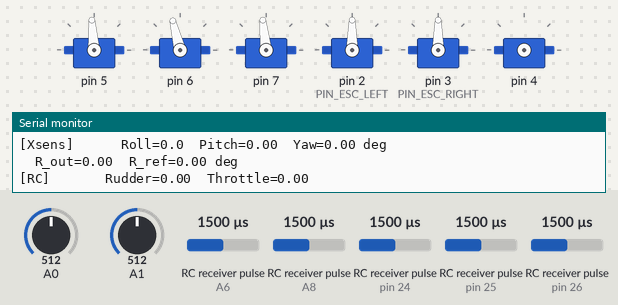
This program was run on a simulated Teensy 4. On the bench: 6 × servo, the last lines printed to the serial monitor. Wiring (inferred from the names in the program): 5 × RC receiver channel: data A6 / data A8 / data pin 24 / data pin 25 / data pin 26. Inputs (shaded band) come from the test bench; at power-on: RC receiver pulse (sensors on pin 24, A8, A6, pin 25, pin 26) 1500 µs, A0 = 512, A1 = 512 (analog values on the 0–1023 scale).

Above: at 0.8 s.
0.9 s: RC receiver pulse (sensor on pin 24) set to 1736 µs
3.5 s: RC receiver pulse (sensor on pin 24) set to 1765 µs
At 4.2 s:
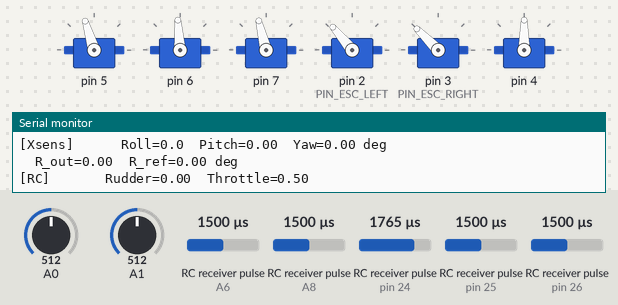
5.1 s: RC receiver pulse (sensor on A8) set to 1020 µs
At 6.5 s:
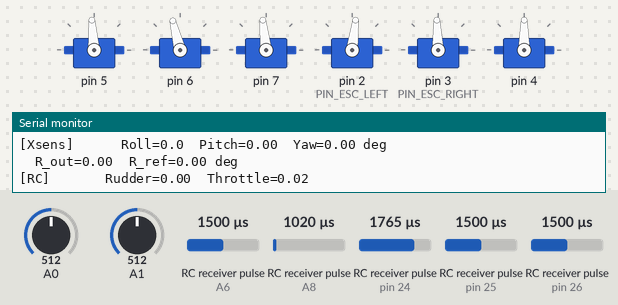
6.8 s: RC receiver pulse (sensor on A6) set to 1020 µs
At 7.5 s:
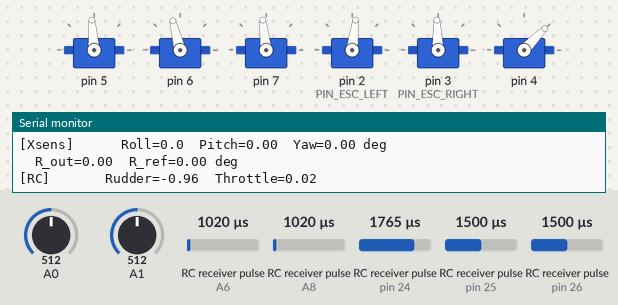
8.3 s: RC receiver pulse (sensor on A6) set to 1250 µs
At 8.6 s:
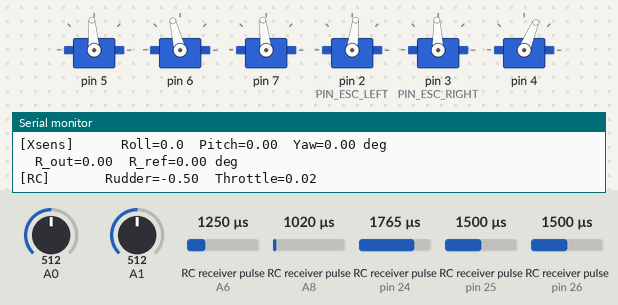
9.8 s: RC receiver pulse (sensor on A8) set to 1250 µs
At 11.1 s:
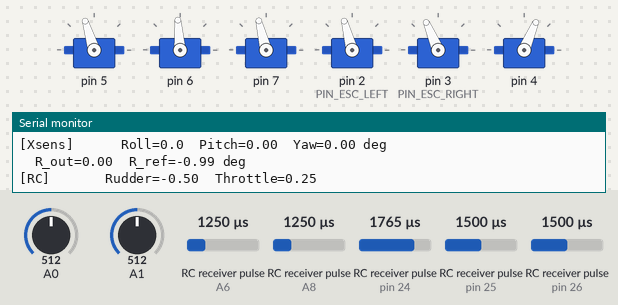
Timing chart, 0 to 12.3 s (numbered marks = the images above; inputs shaded):
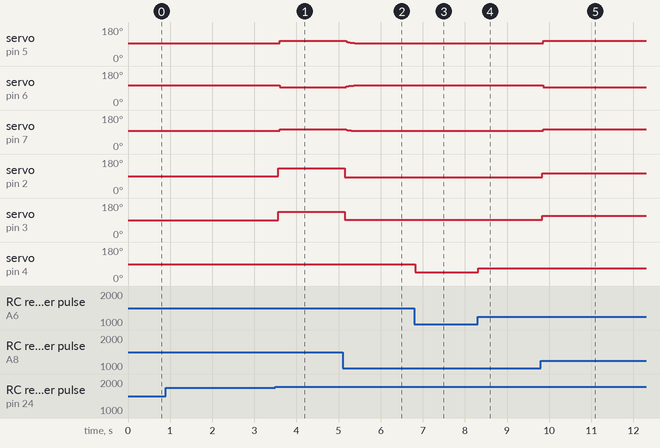

The program:

main.cpp
```cpp
// =====================================================
// Plateforme : Teensy 4.1
// FreeRTOS   : tsandmann/freertos-teensy
// Capteur    : IFM UGT207 (4-20mA) + résistance 150Ω
// IMU/GPS    : Xsens MTi-670 sur Serial5 (pins 21/20)
// Servo      : PWMServo
// RPi        : Serial actuel → Serial2 futur (pins 7/8)
//
// AJOUT : tâches Task_Propulsion (FlySky + 2 ESC + rudder) et
//         Task_StateMachine (machine d'état), portées du miniature.
//
// >>> FUSION : si ton main.cpp réel utilise les gardes #if RUN_XSENS /
//     RUN_SONAR / RUN_FOILS, garde-le tel quel et ajoute simplement
//     les 2 #include et les 2 xTaskCreate ci-dessous parmi les autres.
// =====================================================

#include <arduino_freertos.h>
#include <semphr.h>
#include "task_sonar.h"
#include "task_foils_control.h"
#include "task_rpi.h"
#include "task_xsens.h"
#include "task_state_machine.h"
#include "task_propulsion.h"

SemaphoreHandle_t dataMutex;

void setup()
{
  Serial.begin(9600);

  analogReadResolution(10);

  dataMutex = xSemaphoreCreateMutex();

  xTaskCreate(Task_StateMachine,   "StateM", STACK_SM,    NULL, PRIO_SM,    NULL);
  xTaskCreate(Task_Xsens,          "Xsens",  STACK_XSENS, NULL, PRIO_XSENS, NULL);
  xTaskCreate(Task_foils_Control,  "Foils",  STACK_FOILS, NULL, PRIO_FOILS, NULL);
  xTaskCreate(Task_LectureSonar,   "Sonar",  STACK_SONAR, NULL, PRIO_SONAR, NULL);
  xTaskCreate(Task_RPi,            "RPi",    STACK_RPI,   NULL, PRIO_RPI,   NULL);
  xTaskCreate(Task_Propulsion,     "Prop",   STACK_PROP,  NULL, PRIO_PROP,  NULL);

  vTaskStartScheduler();
}

void loop() {}
```

ESC.h
```cpp
#pragma once

// ============================================================
//  ESC.h  –  Pilote double ESC (PWM)
//  Memphre Boat Racing – Teensy 4.1
//
//  Porté depuis Miniature/include/ESC.h.
//  Modif vs original : include "config.h" (minuscule, guillemets).
//
//  Câblage (depuis config.h) :
//    PIN_ESC_LEFT  → ESC gauche  (pin 2)
//    PIN_ESC_RIGHT → ESC droit   (pin 3)
//
//  PWM : 50 Hz, 1000–2000 µs
//    1000 µs = pleine marche arrière
//    1500 µs = stop
//    2000 µs = pleine marche avant
//
//  Armement : envoyer ESC_PULSE_MIN_US pendant ESC_ARM_DELAY_MS.
//  Le sens des moteurs est géré par le câblage des ESC.
//
//  ⚠ toDeg() map [-1,+1] → 0..180° et PWMServo convertit ensuite
//    le degré en µs (≈544..2400 µs). Voir note dans mon message si
//    ton ESC exige exactement 1000/1500/2000 µs.
// ============================================================

#include <Arduino.h>
#include <PWMServo.h>
#include "config.h"

class ESC {
public:
    ESC() = default;

    // Attache les pins PWM et arme les deux ESC.
    // Bloque (via vTaskDelay) pendant ESC_ARM_DELAY_MS.
    void begin();

    // Envoie la même commande aux deux moteurs.
    //   throttle [-1.0,+1.0] : +1 = pleine avant, -1 = pleine arrière, 0 = stop
    void set(float throttle);

    // Stop immédiat — pulse neutre aux deux ESC.
    void stop();

    // Désarme — position sécuritaire.
    void disarm();

    float getThrottle() const { return _throttle; }
    bool  isArmed()     const { return _armed;    }

    void printDebug() const;

private:
    PWMServo _escLeft;
    PWMServo _escRight;

    float _throttle = 0.0f;
    bool  _armed    = false;

    uint16_t toPulse(float throttle) const;
};
```

Receiver.h
```cpp
#pragma once

// ============================================================
//  Receiver.h  –  Récepteur FlySky PWM (5 canaux)
//  Memphre Boat Racing – Teensy 4.1
//
//  Porté depuis Miniature/include/Receiver.h.
//  Seule modif vs original : include "config.h" (minuscule, guillemets)
//  pour coller au projet "Integration taille miniature".
//
//  Canaux utilisés :
//    CH1 → PIN_RC_CH1  Rudder (direction)   → channel[0]  [-1,+1]
//    CH3 → PIN_RC_CH3  Throttle             → channel[1]  [ 0,+1]
//    CH5 → PIN_RC_CH5  Switch A (armement)  → channel[2]  bool
//    CH6 → PIN_RC_CH6  Knob VrA (hauteur)   → channel[3]  [-1,+1]
//    CH7 → PIN_RC_CH7  Switch C (marche AR) → channel[4]  bool
//
//  PWM : 1000–2000 µs à ~50 Hz. Interruption CHANGE par canal.
//  update() valide, applique la deadband, normalise en [-1,+1].
//
//  ⚠ Si le récepteur sort du 5 V, mettre un diviseur 1k/2k sur chaque pin.
// ============================================================

#include <Arduino.h>
#include "config.h"

static constexpr uint8_t RC_NUM_CHANNELS = 5;

struct RCData {
    float    channel[RC_NUM_CHANNELS];  // normalisé [-1.0, +1.0]
    uint16_t pulseUs[RC_NUM_CHANNELS];  // largeur brute [µs]
    bool     valid;                     // false si signal perdu / timeout
    uint32_t timestamp;                 // micros() de la dernière update()
};

class RCReceiver {
public:
    RCReceiver() = default;

    void begin();
    void update();  // appeler à ~50 Hz ou plus vite

    bool     isValid()      const { return _data.valid;     }
    uint32_t getTimestamp() const { return _data.timestamp; }
    const RCData& getData() const { return _data;           }

    // Accesseurs nommés
    float    rudder()     const { return _data.channel[0]; }        // CH1 [-1,+1]
    float    throttle()   const { return _data.channel[1]; }        // CH3 [ 0,+1]
    bool     switchA()    const { return _data.channel[2] > 0.5f; } // CH5
    float    knobHeight() const { return _data.channel[3]; }        // CH6 [-1,+1]
    bool     switchC()    const { return _data.channel[4] > 0.5f; } // CH7

    uint16_t getPulseUs(uint8_t ch) const;

    // Callback ISR — ne pas appeler manuellement
    void onEdge(uint8_t ch);

    void printDebug() const;

private:
    volatile uint32_t _riseTime[RC_NUM_CHANNELS] = {};
    volatile uint16_t _pulseUs[RC_NUM_CHANNELS]  = {};
    volatile bool     _newData[RC_NUM_CHANNELS]  = {};

    RCData _data = {};

    // Pins physiques de chacun des 5 canaux
    static constexpr uint8_t PINS[RC_NUM_CHANNELS] = {
        PIN_RC_CH1,   // Rudder
        PIN_RC_CH3,   // Throttle
        PIN_RC_CH5,   // Switch A
        PIN_RC_CH6,   // Knob VrA
        PIN_RC_CH7    // Switch C
    };

    float normalise(uint16_t pulseUs, bool clampPositive) const;
};
```

StateMachine.h
```cpp
#pragma once

// ============================================================
//  StateMachine.h  –  Machine d'état haut-niveau + sous-états RUN
//  Memphre Boat Racing – Teensy 4.1
//
//  Porté depuis Miniature/include/StateMachine.h.
//  Modif vs original : include "config.h" (minuscule, guillemets).
//
//  États haut-niveau :
//    IDLE  → attente, moteurs arrêtés, foils neutres
//    RUN   → actif, entre dans les sous-états
//    STOP  → arrêt d'urgence (perte RC ou SwA OFF)
//
//  Sous-états RUN :
//    NEUTRE   → throttle = 0
//    AVANCE   → throttle > 0
//    RECULE   → SwC ON
//    CONTROLE → throttle >= SM_SPEED_THRESHOLD_HIGH (PID foils actif)
//
//  Transitions :
//    IDLE  → RUN    : SwA ON
//    RUN   → STOP   : SwA OFF ou timeout RC
//    STOP  → IDLE   : automatique après arrêt
//    NEUTRE  → AVANCE   : throttle > 0
//    NEUTRE  → RECULE   : SwC ON
//    AVANCE  → NEUTRE   : throttle == 0
//    AVANCE  → CONTROLE : throttle >= SM_SPEED_THRESHOLD_HIGH
//    RECULE  → NEUTRE   : SwC OFF
//    CONTROLE→ AVANCE   : throttle < SM_SPEED_THRESHOLD_LOW
// ============================================================

#include <Arduino.h>
#include "config.h"

// ----------------------------------------------------------------
// Enums d'état
// ----------------------------------------------------------------
enum class TopState : uint8_t {
    IDLE  = 0,
    RUN   = 1,
    STOP  = 2
};

enum class RunState : uint8_t {
    NEUTRE   = 0,
    AVANCE   = 1,
    RECULE   = 2,
    CONTROLE = 3
};

// ----------------------------------------------------------------
// Snapshot d'entrée — rempli avant l'appel à update()
// ----------------------------------------------------------------
struct SMInputs {
    float throttle;   // [0.0, +1.0]
    float rudder;     // [-1.0, +1.0]
    bool  switchA;    // ON/OFF (armement)
    bool  switchB;    // inutilisé
    bool  switchC;    // marche arrière
    bool  rcValid;    // false = signal perdu → STOP
};

// ================================================================
//  Classe StateMachine
// ================================================================
class StateMachine {
public:
    StateMachine() = default;

    void begin();
    void update(const SMInputs& in);

    TopState getTopState() const { return _top; }
    RunState getRunState() const { return _run; }
    bool     isRunning()   const { return _top == TopState::RUN;  }
    bool     isStopped()   const { return _top == TopState::STOP; }
    bool     isControl()   const { return _run == RunState::CONTROLE; }
    bool     isReverse()   const { return _run == RunState::RECULE;   }

    void printDebug() const;

private:
    TopState _top = TopState::IDLE;
    RunState _run = RunState::NEUTRE;

    void updateTop(const SMInputs& in);
    void updateRun(const SMInputs& in);
    void onEnterStop();
    void onEnterIdle();
};
```

task_foils_control.h
```cpp
#pragma once

#include <arduino_freertos.h>
#include <semphr.h>
#include <PWMServo.h>
#include "config.h"

// ─── Paramètres servo (const : linkage interne, safe dans un header) ───
const int SERVO_NEUTRAL[NB_CANAUX]  = {SERVO_AVANT_NEUTRAL, SERVO_ARRIERE_GAUCHE_NEUTRAL, SERVO_ARRIERE_DROIT_NEUTRAL};
const int SERVO_MIN[NB_CANAUX]      = {SERVO_AVANT_MIN, SERVO_ARRIERE_GAUCHE_MIN, SERVO_ARRIERE_DROIT_MIN};
const int SERVO_MAX[NB_CANAUX]      = {SERVO_AVANT_MAX, SERVO_ARRIERE_GAUCHE_MAX, SERVO_ARRIERE_DROIT_MAX};

const float distance_ref[NB_CANAUX] = {H_DISTANCE_REF_AVANT, H_DISTANCE_REF_ARRIERE_GAUCHE, H_DISTANCE_REF_ARRIERE_DROIT};

// ─── Variables partagées (écrites par Task_foils_Control, lues par Task_RPi) ─
extern float H_outputs[NB_CANAUX];
extern float P_output;
extern float R_output;
extern float HPR_cmd_servos[NB_CANAUX];
extern float HPR_control_time_us;
extern float R_ref_output;

// ─── Tâche FreeRTOS ───────────────────────────────────────────────────
void Task_foils_Control(void *ptr);
```

task_propulsion.h
```cpp
#pragma once

// =====================================================
//  task_propulsion.h
//  Tâche FreeRTOS : PROPULSION du miniature.
//
//  Cette tâche possède EN EXCLUSIVITÉ :
//    - le récepteur FlySky   (RCReceiver)
//    - les 2 ESC             (ESC)
//    - le servo de direction (rudder, PWMServo inline)
//
//  Rôle chaque tick (50 Hz) :
//    1. lit la manette FlySky (rc.update)
//    2. publie le snapshot manette (Prop_*) pour Task_StateMachine
//    3. lit la décision d'état (SM_top_state / SM_run_state)
//    4. applique : ESC + rudder selon l'état
//       + FAILSAFE matériel : perte manette => arrêt immédiat
//
//  Les foils NE sont PAS pilotés ici (ils appartiennent à
//  Task_foils_Control) → règle « un seul écrivain par servo ».
// =====================================================

#include <arduino_freertos.h>
#include <semphr.h>
#include "config.h"
#include "task_state_machine.h"   // enums + SM_top_state / SM_run_state

// ─── Snapshot manette publié par Task_Propulsion ───
extern float Prop_rc_throttle;     // [0.0, +1.0]
extern float Prop_rc_rudder;       // [-1.0, +1.0]
extern bool  Prop_rc_switchA;      // armement RUN
extern bool  Prop_rc_switchC;      // marche arrière
extern bool  Prop_rc_valid;        // false = signal perdu
extern float Prop_control_time_us; // durée d'exécution de la tâche [µs]

// ─── Tâche FreeRTOS ───
void Task_Propulsion(void *ptr);
```

task_rpi.h
```cpp
#pragma once

#include <arduino_freertos.h>
#include <semphr.h>
#include "config.h"
#include "task_sonar.h"
#include "task_foils_control.h"
#include "task_xsens.h"

// Tache affichage
void Task_RPi(void *ptr);
```

task_sonar.h
```cpp
#pragma once

#include <arduino_freertos.h>
#include <semphr.h>
#include "config.h"

// ─── Variables internes à Task_LectureSonar ────────────────────────────────
extern float Sonar_distance[NB_CANAUX];
extern float Sonar_temps_us;

// ─── Fonction utilitaire ───────────────────────────────────────────────────
float lire_sonar(int pin, float &filt);

// ─── Tâche FreeRTOS ───────────────────────────────────────────────────────
void Task_LectureSonar(void *ptr);
```

task_state_machine.h
```cpp
#pragma once

// =====================================================
//  task_state_machine.h
//  Tâche FreeRTOS : machine d'état (IDLE/RUN/STOP + sous-états).
//
//  Cette tâche possède EN EXCLUSIVITÉ l'objet StateMachine.
//  Elle NE lit PAS la manette directement et NE pilote AUCUN
//  actionneur : c'est Task_Propulsion qui lit la manette (FlySky)
//  et qui applique les décisions (ESC + rudder).
//
//  Flux de données (tout sous dataMutex, 1 seul écrivain / variable) :
//    Task_Propulsion  --(snapshot manette Prop_*)-->  Task_StateMachine
//    Task_StateMachine --(état SM_*)-->  Task_Propulsion + Task_foils_Control + RPi
//
//  Task_foils_Control peut lire SM_foil_control_active pour n'activer
//  son PID qu'en RUN/CONTROLE (gating optionnel — voir mon message).
// =====================================================

#include <arduino_freertos.h>
#include <semphr.h>
#include "config.h"
#include "StateMachine.h"   // enums TopState / RunState + SMInputs

// ─── Variables partagées publiées par Task_StateMachine ───
extern TopState SM_top_state;
extern RunState SM_run_state;
extern bool     SM_foil_control_active;   // true uniquement en RUN/CONTROLE
extern float    SM_control_time_us;       // durée d'exécution de la tâche [µs]

// ─── Tâche FreeRTOS ───
void Task_StateMachine(void *ptr);
```

task_xsens.h
```cpp
#pragma once

#include <arduino_freertos.h>
#include <semphr.h>
#include "config.h"

// ─── XBUS Constants ───────────────────────────────────────────────────────────
#define XBUS_PREAMBLE       0xFA
#define XBUS_BID            0xFF
#define MID_WAKEUP          0x3E
#define MID_GOTOMEASURE     0x10
#define MID_GOTOMEASURE_ACK 0x11
#define MID_MTDATA2         0x36
#define MID_ERROR           0x42

// ─── XDA Identifiers ──────────────────────────────────────────────────────────
#define XDA_EULER_ANGLES    0x2030
#define XDA_LAT_LON         0x5020
#define XDA_ALT             0x5030
#define XDA_VELOCITY_XYZ    0xD010

// Limite max de bytes lus par appel à update()
// Empêche update() de boucler trop longtemps si le buffer
// UART est plein et bloque les autres tâches FreeRTOS
#define XSENS_MAX_BYTES_PER_UPDATE  256

// =====================================================
// Struct partagée — données Xsens MTi-670
// =====================================================
struct XsensData {
    float roll, pitch, yaw;
    bool  att_valid;
    double lat, lon;
    float  altitude;
    bool   pos_valid, alt_valid;
    float vx, vy, vz, speed;
    bool  vel_valid;
    float temps_us;
};

extern XsensData Xsens_data;
extern float     Xsens_temps_us;

// ─── Driver MTi670 ────────────────────────────────────────────────────────────
class MTi670 {
public:
    MTi670(HardwareSerial& serial, uint32_t baud = BAUD_Xsens);

    // Initialise le port série — ne bloque PAS sur l'attente WakeUp.
    // La logique de WakeUp/GoToMeasurement est gérée par la tâche
    // FreeRTOS qui peut utiliser vTaskDelay() proprement.
    void begin();

    // Envoie une commande GoToMeasurement (non bloquant)
    void requestMeasurement();

    // Parse les bytes disponibles — limite stricte pour ne pas
    // bloquer les autres tâches si le buffer UART est plein
    bool update();

    // État de l'initialisation
    bool isReady() const { return _gotWakeUp || _newData; }

private:
    HardwareSerial& _serial;
    uint32_t        _baud;

    float  _roll  = 0.0f, _pitch    = 0.0f, _yaw      = 0.0f;
    bool   _att_valid = false;
    double _lat   = 0.0,  _lon      = 0.0;
    float  _altitude  = 0.0f;
    bool   _pos_valid = false, _alt_valid = false;
    float  _vx    = 0.0f, _vy = 0.0f, _vz = 0.0f, _speed = 0.0f;
    bool   _vel_valid = false;

    bool _gotWakeUp = false;
    bool _newData   = false;

    enum class State { WAIT_PRE, WAIT_BID, WAIT_MID, WAIT_LEN, WAIT_DATA, WAIT_CHK };
    State   _state  = State::WAIT_PRE;
    uint8_t _pkt[512];
    int     _pktIdx = 0;
    uint8_t _mid    = 0;
    uint8_t _len    = 0;

    void    feedByte(uint8_t b);
    void    processPacket();
    void    parseMTData2(uint8_t* payload, uint8_t plen);
    void    sendMsg(uint8_t mid);
    uint8_t checksum(const uint8_t* data, int len) const;

    static float  beFloat(const uint8_t* p);
    static double beDouble(const uint8_t* p);

    friend void Task_Xsens(void *ptr);
};

// =====================================================
// Tâche FreeRTOS
// =====================================================
void Task_Xsens(void *ptr);
```

Source omitted: ESC.cpp (3617 bytes), Receiver.cpp (4436 bytes), StateMachine.cpp (4312 bytes), task_foils_control.cpp (11441 bytes), task_propulsion.cpp (4790 bytes), task_rpi.cpp (6455 bytes), task_sonar.cpp (1941 bytes), task_state_machine.cpp (2726 bytes), task_xsens.cpp (6926 bytes), config.h (10939 bytes)

Measured:
- the behaviour switches between 1750 and 1751 µs on RC receiver pulse (sensor on pin 24) (found by bisection; images 0 and 1)
- after the input at 3.5 s, servo on pin 5: 94° → 107° after 0.10 s; servo on pin 6: 104° → 94° after 0.10 s; servo on pin 7: 96° → 104° after 0.10 s; servo on pin 2 (PIN_ESC_LEFT): 90° → 130° after 0.06 s; servo on pin 3 (PIN_ESC_RIGHT): 90° → 135° after 0.06 s
- after the input at 5.1 s, servo on pin 5: moves from 107° to 94° over 0.48 s, starting after 0.08 s; servo on pin 6: 94° → 103° after 0.08 s, → 104° 0.18 s later; servo on pin 7: 104° → 97° after 0.08 s, → 96° 0.22 s later; servo on pin 2 (PIN_ESC_LEFT): 130° → 83° at once; servo on pin 3 (PIN_ESC_RIGHT): 135° → 92° at once
- after the input at 6.8 s, servo on pin 4: 90° → 46° at once
- after the input at 8.3 s, servo on pin 4: 46° → 67° at once
- after the input at 9.8 s, servo on pin 5: 94° → 107° after 0.06 s; servo on pin 6: 104° → 94° after 0.06 s; servo on pin 7: 96° → 104° after 0.06 s; servo on pin 2 (PIN_ESC_LEFT): 83° → 105° at once; servo on pin 3 (PIN_ESC_RIGHT): 92° → 113° at once
